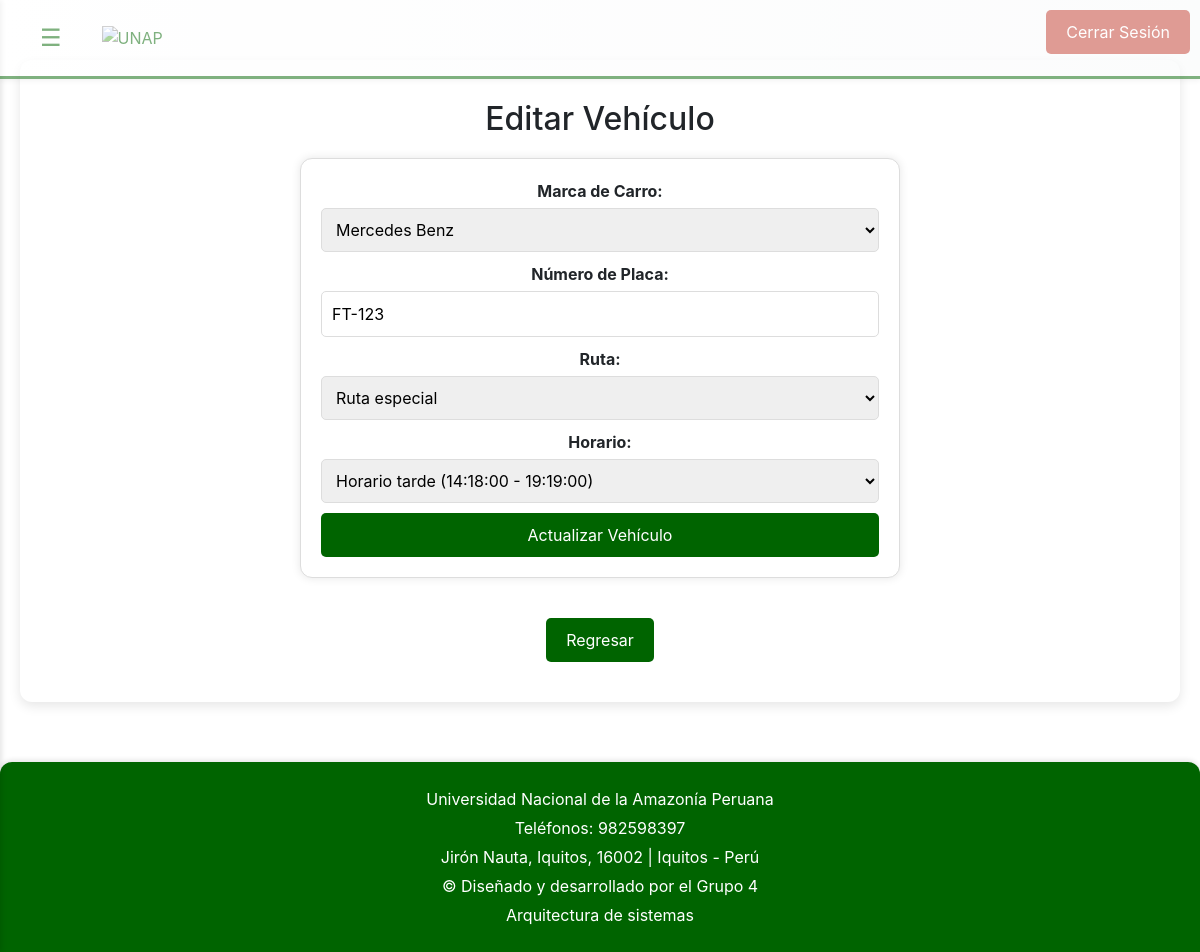
/editar_vehiculo.php?id=8 (signed in), run on the app's committed database.
### tables this page shows
CREATE TABLE IF NOT EXISTS `vehiculos` (
  `id` int NOT NULL AUTO_INCREMENT,
  `marca` varchar(50) NOT NULL,
  `placa` varchar(50) NOT NULL,
  `ruta` varchar(50) NOT NULL,
  `horario` varchar(50) NOT NULL,
  PRIMARY KEY (`id`)
);

CREATE TABLE IF NOT EXISTS `horarios` (
  `id` int NOT NULL AUTO_INCREMENT,
  `nombre` varchar(50) NOT NULL,
  `hora_inicio` time NOT NULL,
  `hora_fin` time NOT NULL,
  PRIMARY KEY (`id`)
);

### public/editar_vehiculo.php (the view, shortened to what this page needs)
<?php
$id = $_GET['id'];
$conn = getDBConnection();
$stmt = $conn->prepare("SELECT * FROM vehiculos WHERE id = ?");
$stmt->bind_param("i", $id);
$stmt->execute();
$result = $stmt->get_result();
$vehiculo = $result->fetch_assoc();
$sql = "SELECT * FROM horarios";
$result = $conn->query($sql);
$horarios = [];
if ($result->num_rows > 0) {
    while ($row = $result->fetch_assoc()) {
        $horarios[] = $row;
    }
}
?>
<!DOCTYPE html>
<html lang="es">
<head>
    <link rel="stylesheet" href="css/estilos.css">
</head>
<body>
    <?php include '../src/views/header.php'; ?>
    <main>
        <section class="section">
            <h2>Editar Vehículo</h2>
            <form action="editar_vehiculo.php?id=<?php echo $id; ?>" method="POST" class="form-container">
                <label for="marca">Marca de Carro:</label>
                <select id="marca" name="marca" required>
                    <option value="Mercedes Benz" <?php if ($vehiculo['marca'] == 'Mercedes Benz') echo 'selected'; ?>>Mercedes Benz</option>
                </select>
                <label for="placa">Número de Placa:</label>
                <input type="text" id="placa" name="placa" value="<?php echo htmlspecialchars($vehiculo['placa']); ?>" required>
                <label for="ruta">Ruta:</label>
                <select id="ruta" name="ruta" required>
                    <option value="Ruta especial" <?php if ($vehiculo['ruta'] == 'Ruta especial') echo 'selected'; ?>>Ruta especial</option>
                </select>
                <label for="horario">Horario:</label>
                <select id="horario" name="horario" required>
                    <?php foreach ($horarios as $horario): ?>
                        <option value="<?php echo htmlspecialchars($horario['nombre']); ?>" <?php if ($vehiculo['horario'] == $horario['nombre']) echo 'selected'; ?>>
                            <?php echo htmlspecialchars($horario['nombre'] . ' (' . $horario['hora_inicio'] . ' - ' . $horario['hora_fin'] . ')'); ?>
                        </option>
                    <?php endforeach; ?>
                </select>
                <button type="submit">Actualizar Vehículo</button>
            </form>
            <a href="gestion_unidades.php" class="back-button">Regresar</a>
        </section>
    </main>
    <?php include '../src/views/footer.php'; ?>
</body>
</html>

### public/css/estilos.css (style rules this page uses)
body { font-family: 'Roboto', sans-serif; margin: 0; padding: 0; background: #f8f9fa; color: #343a40; }
main { padding: 40px 20px; max-width: 1200px; margin: 0 auto; }
.section { text-align: center; background: white; padding: 40px; border-radius: 12px; box-shadow: 0 4px 12px rgba(0, 0, 0, 0.1); margin: 20px 0; }
.form-container { max-width: 600px; margin: 20px auto; padding: 20px; border: 1px solid #ddd; border-radius: 12px; background-color: #fff; box-shadow: 0 0 10px rgba(0,0,0,0.1); }
.form-container label { display: block; margin-bottom: 5px; font-weight: bold; }
.form-container select, .form-container input { width: 100%; padding: 10px; margin-bottom: 10px; border: 1px solid #ddd; border-radius: 5px; }
.form-container button { width: 100%; padding: 10px; background-color: #006400; color: white; border: none; border-radius: 5px; cursor: pointer; font-size: 16px; transition: background-color 0.3s; }
.back-button { display: inline-block; margin-top: 20px; padding: 10px 20px; background-color: #006400; color: white; text-decoration: none; border-radius: 5px; transition: background-color 0.3s; }
button { background-color: #006400; color: white; border: none; cursor: pointer; padding: 10px 20px; border-radius: 5px; font-size: 16px; transition: background-color 0.3s; }

### public/css/header-sidebar.css (style rules this page uses)
body { font-family: 'Roboto', sans-serif; margin: 0; padding: 0; background: #f8f9fa; color: #343a40; }

### public/css/contenido-principal.css (style rules this page uses)
main { padding: 40px 20px; max-width: 1200px; margin: 0 auto; }
.section { text-align: center; background: white; padding: 40px; border-radius: 12px; box-shadow: 0 4px 12px rgba(0, 0, 0, 0.1); margin: 20px 0; }

### public/css/tabla.css (style rules this page uses)
body { font-family: 'Roboto', sans-serif; background-color: #f5f7fa; margin: 0; padding: 0; }
h2 { text-align: center; margin-top: 20px; color: #333; font-size: 2em; font-weight: 300; }
button { background-color: #006400; color: white; border: none; cursor: pointer; padding: 10px 20px; border-radius: 4px; font-size: 16px; transition: background-color 0.3s; }

### public/css/botones.css (style rules this page uses)
button { background-color: #006400; color: white; border: none; cursor: pointer; padding: 10px 20px; border-radius: 5px; font-size: 16px; transition: background-color 0.3s; }

### public/css/contenedor-formulario.css (style rules this page uses)
.form-container { max-width: 600px; margin: 20px auto; padding: 20px; border: 1px solid #ddd; border-radius: 12px; background-color: #fff; box-shadow: 0 0 10px rgba(0,0,0,0.1); }
.form-container label { display: block; margin-bottom: 5px; font-weight: bold; }
.form-container select, .form-container input { width: 100%; padding: 10px; margin-bottom: 10px; border: 1px solid #ddd; border-radius: 5px; }
.form-container button { width: 100%; padding: 10px; background-color: #006400; color: white; border: none; border-radius: 5px; cursor: pointer; font-size: 16px; transition: background-color 0.3s; }

### public/css/boton-regreso.css (style rules this page uses)
.back-button { display: inline-block; margin-top: 20px; padding: 10px 20px; background-color: #006400; color: white; text-decoration: none; border-radius: 5px; transition: background-color 0.3s; }

### data on the page
vehiculos: marca "Mercedes Benz", placa "FT-123", ruta "Ruta especial", horario "Horario tarde (14:18:00 - 19:19:00)"
